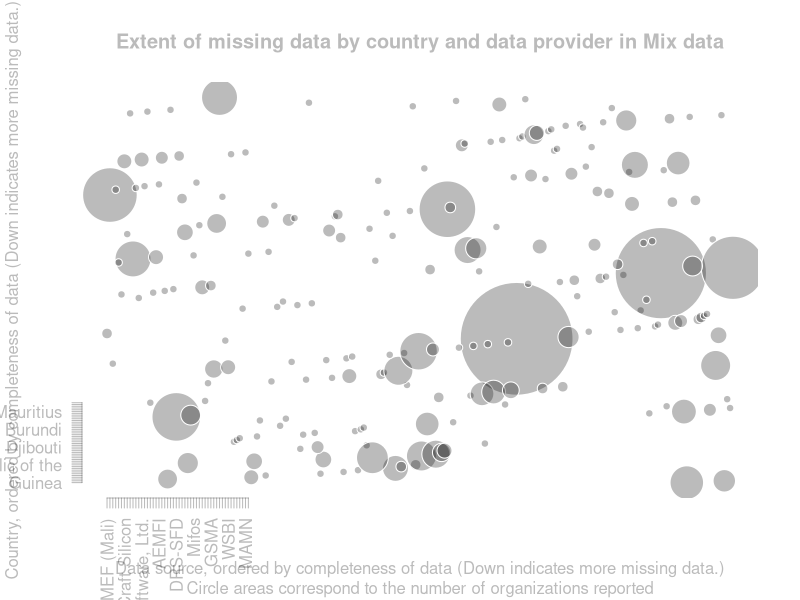

Write the R code that produced this figure.
mix<-read.csv('Missing Data Coverage RR.csv') #[c(1:3,16:18)]
mix$Data.Source.Level.1<-as.numeric(as.character(mix$Data.Source.Level.1))
mix<-na.omit(mix)

visualize<-function(mix,rank=F){
  if (rank) {
    print('Using ranks')
    rankify<-function(foo){
      order(foo)
    }
  } else {
    print('Using interval data')
    rankify<-function(foo){
      foo
    }
  }
 
  grey='#00000044'
  par(
    col=grey
  , col.axis=grey
  , col.lab=grey
  , col.main=grey
  , col.sub=grey
  , fg=grey
  #, mar=c(5,10,4,10) # increase y-axis margin
  , las=2 # make label text perpendicular to axis
  )
 
  plot(rankify(Country.Level.1)~rankify(Data.Source.Level.1),data=mix
  , bg=grey, col=0, pch=21, cex=sqrt(Count)
  , axes=F
  , main="Extent of missing data by country and data provider in Mix data" 
  , xlab="Data source, ordered by completeness of data (Down indicates more missing data.)"
  , ylab="Country, ordered by completeness of data (Down indicates more missing data.)"
  , sub="Circle areas correspond to the number of organizations reported"
  )
  makeaxis <- function(side,missingness,orgnames){
    axislabels<-aggregate(missingness,list(orgnames),unique)
    axis(side,at=rankify(axislabels$x),labels=axislabels$Group.1)
  }
  makeaxis(1,mix$Data.Source.Level.1,mix$Data.Source..Organization.Name)
  makeaxis(2,mix$Country.Level.1,mix$Country)
}

#pdf('visualize.pdf',width=9,height=9)
SIDE=1000
#png('visualize.png',width=SIDE,height=SIDE)
visualize(mix,rank=T)
#dev.off()
